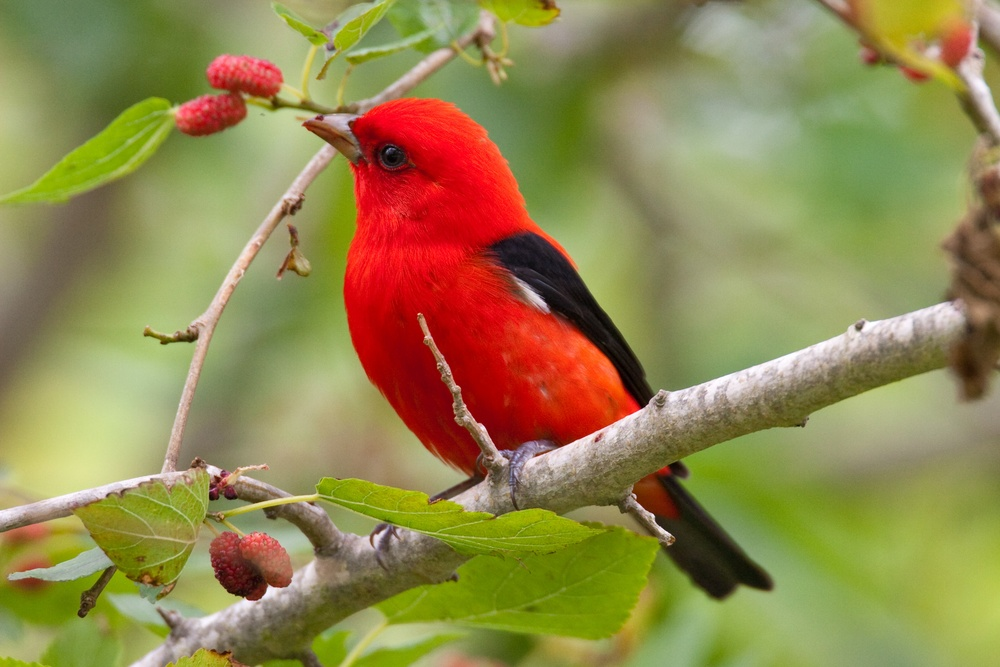
#> input picture bird.jpg, 1000 x 667 px, shrunk from 3044 x 2029 before the run
$ jupyter execute Image_Segmentation_using-k-map.ipynb
#> lines starting #> are read from the running program, lines starting #| are printed output that depends on the picture
[cell 1]
import cv2
import numpy as np
import matplotlib.pyplot as plt

[cell 2]
image = cv2.imread("bird.jpg")
#> image is the input picture: shape (667, 1000, 3); mean B, G, R 79.6, 134.6, 146.8
image = cv2.cvtColor(image, cv2.COLOR_BGR2RGB)

# Reshape the image to a 2d array of pixels and 3 colors values (RGB)

[cell 3]
pixel_values = image.reshape((-1, 3))
print(pixel_values)
#> (printed output is left out)

pixel_values = np.float32(pixel_values)
print(pixel_values.shape)
#| (667000, 3)

# Define stopping criteria

[cell 4]
criteria = (cv2.TERM_CRITERIA_EPS + cv2.TERM_CRITERIA_MAX_ITER, 100, 0.2)

# Number of cluster(k)

[cell 5]
k=6
_, labels, (centers) = cv2.kmeans(pixel_values, k, None, criteria, 10, cv2.KMEANS_RANDOM_CENTERS)
#> centers = [[198.5, 196.2, 166], [126.5, 146.5, 17.71], [125.5, 131.3, 77.46], [159.7, 166.3, 109.5], [82.97, 59.52, 27.87], [206.4, 22.8, 17.95]]

# Convert back to 8 bit values

[cell 6]
centers = np.uint8(centers)
#> centers = [[198, 196, 166], [126, 146, 17], [125, 131, 77], [159, 166, 109], [82, 59, 27], [206, 22, 17]]

# Flatten the labels array

[cell 7]
labels = labels.flatten()

# Convert all pixels to the color of the centroids

[cell 8]
segmented_image = centers[labels.flatten()]

[cell 9]
# reshape back to the original image dimension
segmented_image = segmented_image.reshape(image.shape)
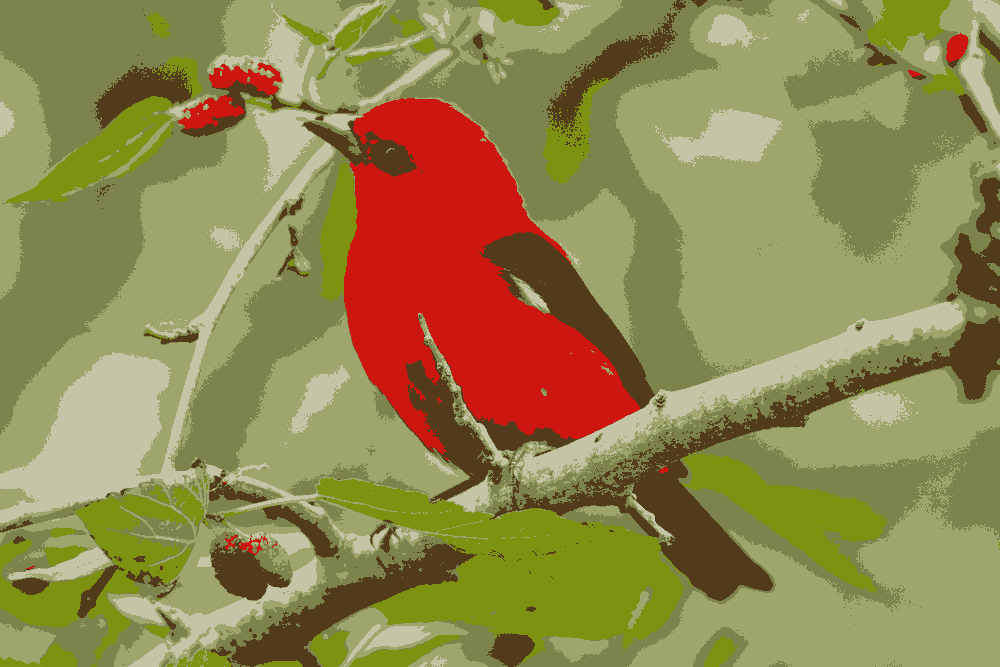
#> segmented_image: shape (667, 1000, 3); mean R, G, B 146.2, 134.2, 79
#show the image
plt.imshow(segmented_image)
plt.show()
